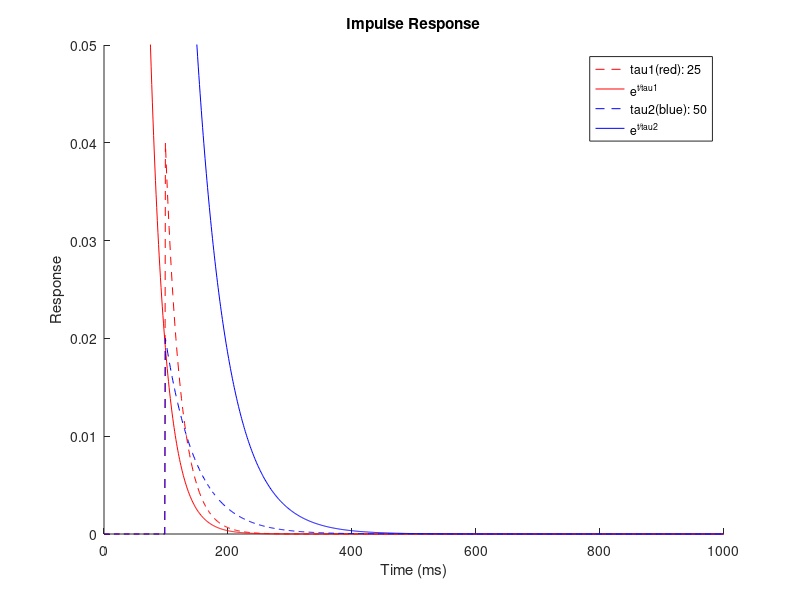
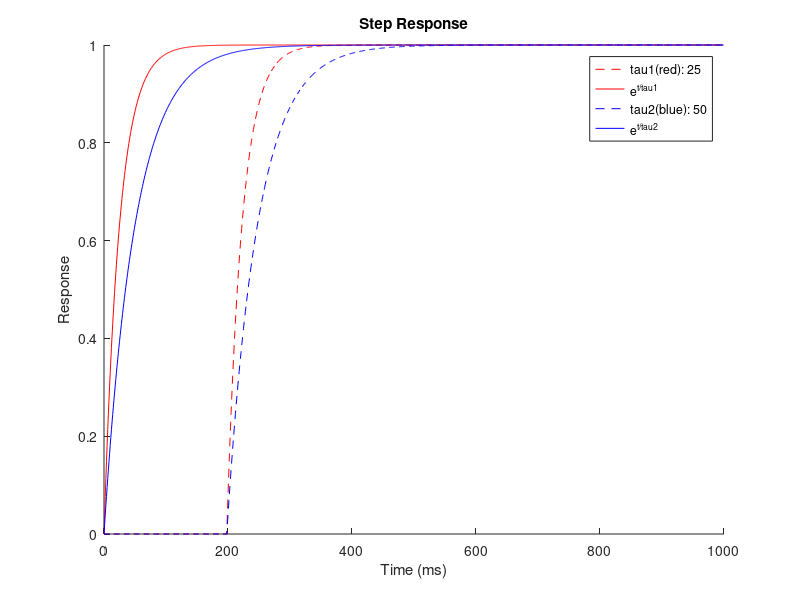
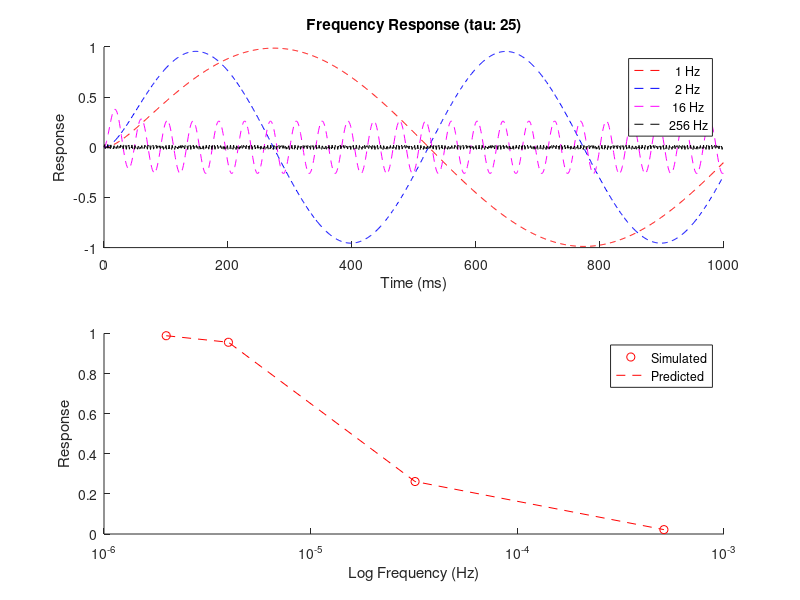
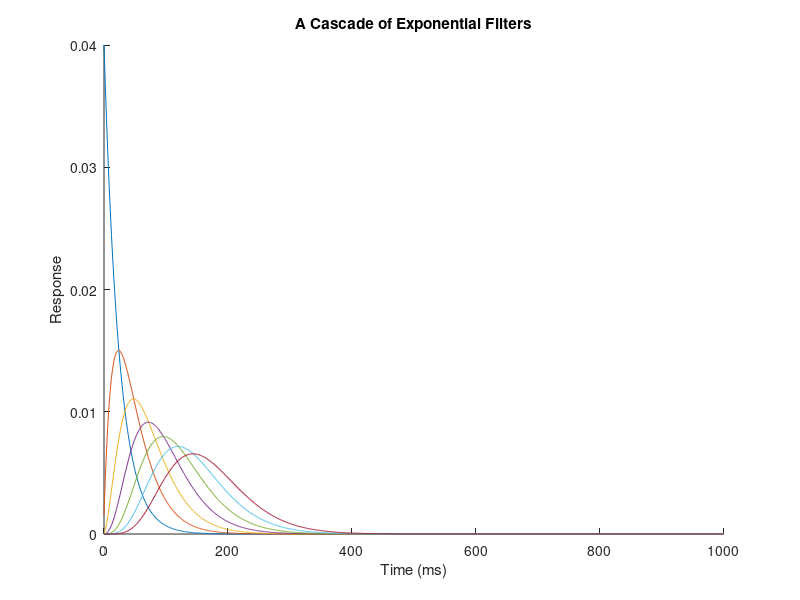

These figures' MATLAB source, in order: (Note: this script raises an error after producing the figures.)
addpath('../motionTutorial/')
addpath('../motionTutorial/pyrTools/')
addpath('../motionTutorial/pyrTools/MEX/')

close all;

%% 1: Recursive Temporal Filter
deltaT = 1; % ms
duration = 1000; % ms
t = [0:deltaT:duration-deltaT];

%% 1.a Impulse Response
x = zeros(size(t));
x(100)=1;


y1=0;
y1Save = zeros(size(t));
tau1 = 25; % ms
for tt = 1:length(t)
  deltaY1 = (deltaT/tau1) * (-y1 + x(tt));
  y1 = y1 + deltaY1;
  y1Save(tt) = y1;
end
yf1 = exp(-(t)./tau1);

%for tau2 = 1:5:800
y2=0;
y2Save = zeros(size(t));
tau2 = 50; % ms
for tt = 1:length(t)
  deltaY2 = (deltaT/tau2) * (-y2 + x(tt));
  y2 = y2 + deltaY2;
  y2Save(tt) = y2;
end
yf2 = exp(-(t)./tau2);

figure(1);hold on;
plot(t, y1Save, 'r--');
plot(t, yf1, 'r-');
plot(t, y2Save, 'b--');
plot(t, yf2, 'b-');
ylim([0 0.05]);
xlabel('Time (ms)'); ylabel('Response');title('Impulse Response')
legend(sprintf('tau1(red): %d', tau1), 'e^{t/tau1}', sprintf('tau2(blue): %d', tau2), 'e^{t/tau2}');
hold off
%pause
%close
%end

%% 1.b Step Response
x = zeros(size(t));
x(200:end)=1;


y1=0;
y1Save = zeros(size(t));
tau1 = 25; % ms
for tt = 1:length(t)
  deltaY1 = (deltaT/tau1) * (-y1 + x(tt));
  y1 = y1 + deltaY1;
  y1Save(tt) = y1;
end
yf1 = 1-exp(-t./tau1);


y2=0;
y2Save = zeros(size(t));
tau2 = 50; % ms
for tt = 1:length(t)
  deltaY2 = (deltaT/tau2) * (-y2 + x(tt));
  y2 = y2 + deltaY2;
  y2Save(tt) = y2;
end
yf2 = 1-exp(-(t)./tau2);

figure(2);hold on;
plot(t, y1Save, 'r--');
plot(t, yf1, 'r-');
plot(t, y2Save, 'b--');
plot(t, yf2, 'b-');
% ylim([0 0.05]);
xlabel('Time (ms)'); ylabel('Response');title('Step Response')
legend(sprintf('tau1(red): %d', tau1), 'e^{t/tau1}', sprintf('tau2(blue): %d', tau2), 'e^{t/tau2}');
hold off


%% 1.c Frequency Response

%for tau1=1:50:5000
w1 = 2^0/length(t);
w2 = 2^1/length(t);
w3 = 2^4/length(t);
w4 = 2^8/length(t);

x1 = sin(2*pi*w1*t);
x2 = sin(2*pi*w2*t);
x3 = sin(3*pi*w3*t);
x4 = sin(3*pi*w4*t);

y1=0;
y2=0;
y3=0;
y4=0;

y1Save = zeros(size(t));
y2Save = zeros(size(t));
y3Save = zeros(size(t));
y4Save = zeros(size(t));

tau1 = 25; % ms
tau = tau1;


for tt = 1:length(t)
  deltaY1 = (deltaT/tau) * (-y1 + x1(tt));
  deltaY2 = (deltaT/tau) * (-y2 + x2(tt));
  deltaY3 = (deltaT/tau) * (-y3 + x3(tt));
  deltaY4 = (deltaT/tau) * (-y4 + x4(tt));

  y1 = y1 + deltaY1;
  y2 = y2 + deltaY2;
  y3 = y3 + deltaY3;
  y4 = y4 + deltaY4;

  y1Save(tt) = y1;
  y2Save(tt) = y2;
  y3Save(tt) = y3;
  y4Save(tt) = y4;
end
Y = [y1Save; y2Save; y3Save; y4Save]';

x = zeros(size(t));
x(1) = 1;
y0=0;
y0Save = zeros(size(t));
tau1 = 25; % ms
for tt = 1:length(t)
  deltaY0 = (deltaT/tau1) * (-y0 + x(tt));
  y0 = y0 + deltaY0;
  y0Save(tt) = y0;
end
impulseResponse = y0Save;

disp('Freqeuncies (Hz):')
disp(1000*[w1 w2 w3 w4]);


disp('Simulated amplitudes:')
disp(max(Y(200:end,:)));

disp('Predicted amplitudes:')
% amplitude[y^(w)] = amplitude[d^d(w)] x amplitude[x^(w)]I
max(abs(fft(impulseResponse).*fft(y1Save)));

% this is wrong! produces exact same result as this one since
% fft(impulseReponse) does not change much of the peak, hence max()
%amp = 2*max(abs(repmat(fft(impulseResponse)',1,4).*[fft(y1Save)' fft(y2Save)' fft(y3Save)' fft(y4Save)']))./length(t)

amp = 2*max(abs([fft(y1Save)' fft(y2Save)' fft(y3Save)' fft(y4Save)']))./length(t);

disp('Phase:')
phase = pi/2 + 0


figure(3);
subplot(2,1,1);hold on;
plot(t, y1Save, 'r--');
plot(t, y2Save, 'b--');
plot(t, y3Save, 'm--');
plot(t, y4Save, 'k--');
hold off
xlabel('Time (ms)');  ylabel('Response');title(sprintf('Frequency Response (tau: %d)', tau1));
legend(cellstr([num2str(1e3*[w1 w2 w3 w4]') repmat(' Hz',4,1)]))


subplot(2,1,2); hold on
freq = 2*[w1 w2 w3 w4]/length(t);
semilogx(freq, max(Y(200:end,:)), 'ro');
semilogx(freq, amp, 'r--');
xlabel('Log Frequency (Hz)');  ylabel('Response');
legend('Simulated', 'Predicted')
hold off

%hold off
%pause
%close
%end

%% 2: Exponential Low Pass Filter
clear;

deltaT = 1; % ms
duration = 1000; % ms
t = [0:deltaT:duration-deltaT];
tau = 25; % ms

x = zeros(size(t));
x(1)=1;
y1 = 0;
y2 = 0;
y3 = 0;
y4 = 0;
y5 = 0;
y6 = 0;
y7 = 0;


y1Save = zeros(size(t));
y2Save = zeros(size(t));
y3Save = zeros(size(t));
y4Save = zeros(size(t));
y5Save = zeros(size(t));
y6Save = zeros(size(t));
y7Save = zeros(size(t));
f1Save = zeros(size(t));
f2Save = zeros(size(t));
for tt = 1:length(t)
  deltaY1 = (deltaT / tau) * (-y1 + x(tt));
  y1 = y1 + deltaY1;
  deltaY2 = (deltaT / tau) * (-y2 + y1);
  y2 = y2 + deltaY2;
  deltaY3 = (deltaT / tau) * (-y3 + y2);
  y3 = y3 + deltaY3;
  deltaY4 = (deltaT / tau) * (-y4 + y3);
  y4 = y4 + deltaY4;
  deltaY5 = (deltaT / tau) * (-y5 + y4);
  y5 = y5 + deltaY5;
  deltaY6 = (deltaT / tau) * (-y6 + y5);
  y6 = y6 + deltaY6;
  deltaY7 = (deltaT / tau) * (-y7 + y6);
  y7 = y7 + deltaY7;

  y1Save(tt) = y1;
  y2Save(tt) = y2;
  y3Save(tt) = y3;
  y4Save(tt) = y4;
  y5Save(tt) = y5;
  y6Save(tt) = y6;
  y7Save(tt) = y7;

  f1 = y3-y5;
  f2 = y5-y7;

  f1Save(tt) = f1;
  f2Save(tt) = f2;

end

figure(4);hold on;
plot(t, y1Save);
plot(t, y2Save);
plot(t, y3Save);
plot(t, y4Save);
plot(t, y5Save);
plot(t, y6Save);
plot(t, y7Save);
xlabel('Time (ms)');  ylabel('Response');title('A Cascade of Exponential Filters')
hold off

figure(5);hold on;
plot(t, f1Save);
plot(t, f2Save);
xlabel('Time (ms)');  ylabel('Response');title('A Cascade of Exponential Low-Pass Filters')
hold off


%% 3: Space-time filters and motion energy filters
clear;

% deltaT = 1; % ms
% deltaX = 1/200; %deg, 30 sec of arc, cone spacing in the retina

deltaT = 10; % ms
deltaX = 0.05; %deg, 30 sec of arc, cone spacing in the retina


duration = 1000; % ms
t = [0:deltaT:duration-deltaT];
tau = 25; % ms

% 3-D stimulus array (x,y,t)
rangeX = -2:deltaX:2;
XT = [zeros(length(t)-length(rangeX), length(rangeX));eye(length(rangeX))]; % x-t image
x = repmat(XT, [1 1 length(rangeX)]);
x = permute(x, [2 3 1]);
figure(101);
subplot(1,2,1);showIm(permute(x(:,1,:), [3 1 2]));xlabel('x-t slice of the input (y=1)');
subplot(1,2,2);showIm(permute(x(:,:,60), [2 1 3]));xlabel('x-y slice of the input (t=60)');
% print -dpng -r300 Q3InputStim.png

% make gabors
% [xx, yy] = meshgrid(rangeX, rangeX);
sigma = 0.1;
w = 4;
pixPerDeg = length(rangeX)/range(rangeX);

verOdd  = mkSine(length(rangeX), pixPerDeg/w, 0,    1, 0).*mkGaussian(length(rangeX),    (sigma*pixPerDeg)^2);
horOdd  = mkSine(length(rangeX), pixPerDeg/w, pi/2, 1, 0).*mkGaussian(length(rangeX),    (sigma*pixPerDeg)^2);
verEven = mkSine(length(rangeX), pixPerDeg/w, 0,    1, pi/2).*mkGaussian(length(rangeX), (sigma*pixPerDeg)^2);
horEven = mkSine(length(rangeX), pixPerDeg/w, pi/2, 1, pi/2).*mkGaussian(length(rangeX), (sigma*pixPerDeg)^2);

figure(6);
subplot(2,2,1);showIm(horOdd);ylabel('Odd Phase');set(get(gca,'Ylabel'),'Visible','on')
subplot(2,2,2);showIm(verOdd);
subplot(2,2,3);showIm(horEven);ylabel('Even Phase');xlabel('Horizontal');set(get(gca,'Ylabel'),'Visible','on')
subplot(2,2,4);showIm(verEven);xlabel('Vertical');
% print -dpng -r300 Q3GaborFilters.png



% init values
y1 = zeros(length(rangeX));
y2 = zeros(length(rangeX));
y3 = zeros(length(rangeX));
y4 = zeros(length(rangeX));
y5 = zeros(length(rangeX));
y6 = zeros(length(rangeX));
y7 = zeros(length(rangeX));

% containers
horOddFast  = zeros(size(x));
horEvenFast = zeros(size(x));
verOddFast  = zeros(size(x));
verEvenFast = zeros(size(x));
horOddSlow  = zeros(size(x));
horEvenSlow = zeros(size(x));
verOddSlow  = zeros(size(x));
verEvenSlow = zeros(size(x));

%f1Save = zeros(size(x));
%f2Save = zeros(size(x));

for tt = 1:length(t)
  deltaY1 = (deltaT / tau) * (-y1 + x(:,:,tt));
  y1 = y1 + deltaY1;
  deltaY2 = (deltaT / tau) * (-y2 + y1);
  y2 = y2 + deltaY2;
  deltaY3 = (deltaT / tau) * (-y3 + y2);
  y3 = y3 + deltaY3;
  deltaY4 = (deltaT / tau) * (-y4 + y3);
  y4 = y4 + deltaY4;
  deltaY5 = (deltaT / tau) * (-y5 + y4);
  y5 = y5 + deltaY5;
  deltaY6 = (deltaT / tau) * (-y6 + y5);
  y6 = y6 + deltaY6;
  deltaY7 = (deltaT / tau) * (-y7 + y6);
  y7 = y7 + deltaY7;

  %y1Save(tt) = y1;
  %y2Save(tt) = y2;
  %y3Save(tt) = y3;
  %y4Save(tt) = y4;
  %y5Save(tt) = y5;
  %y6Save(tt) = y6;
  %y7Save(tt) = y7;

  f1 = y3-y5;
  f2 = y5-y7;

  %f1Save(:,:,tt) = f1;
  %f2Save(:,:,tt) = f2;

  horOddFast(:,  :, tt) = conv2(horOdd,  f1, 'same');
  horEvenFast(:, :, tt) = conv2(horEven, f1, 'same');
  verOddFast(:,  :, tt) = conv2(verOdd,  f1, 'same');
  verEvenFast(:, :, tt) = conv2(verEven, f1, 'same');
  horOddSlow(:,  :, tt) = conv2(horOdd,  f2, 'same');
  horEvenSlow(:, :, tt) = conv2(horEven, f2, 'same');
  verOddSlow(:,  :, tt) = conv2(verOdd,  f2, 'same');
  verEvenSlow(:, :, tt) = conv2(verEven, f2, 'same');

end



%% 3.a x-t slices of the impulse response for 4 filters that prefer vertical
figure(7);
subplot(2, 2, 1);showIm(permute(verOddFast(:,  1, :), [3 1 2]));ylabel('Odd Phase');set(get(gca,'Ylabel'), 'Visible', 'on')
subplot(2, 2, 2);showIm(permute(verOddSlow(:,  1, :), [3 1 2]));
subplot(2, 2, 3);showIm(permute(verEvenFast(:, 1, :), [3 1 2]));ylabel('Even Phase');xlabel('Fast');set(get(gca, 'Ylabel'), 'Visible', 'on')
subplot(2, 2, 4);showIm(permute(verEvenSlow(:, 1, :), [3 1 2]));xlabel('Slow');
% print -dpng -r300 Q3avertical.png

% figure;
% subplot(2, 2, 1);showIm(permute(horOddFast(:,  1, :), [3 1 2]));ylabel('Odd Phase');set(get(gca,'Ylabel'), 'Visible', 'on')
% subplot(2, 2, 2);showIm(permute(horOddSlow(:,  1, :), [3 1 2]));
% subplot(2, 2, 3);showIm(permute(horEvenFast(:, 1, :), [3 1 2]));ylabel('Even Phase');xlabel('Fast');set(get(gca, 'Ylabel'), 'Visible', 'on')
% subplot(2, 2, 4);showIm(permute(horEvenSlow(:, 1, :), [3 1 2]));xlabel('Slow');



%% 3.b x-t slices of the impulse response for 2 left and 2 right
leftEven  = horOddFast  + horEvenSlow;
leftOdd   = -horOddSlow + horEvenFast;
rightEven = -horOddFast + horEvenSlow;
rightOdd  = horOddSlow  + horEvenFast;
upEven    = verOddFast  + verEvenSlow;
upOdd     = -verOddSlow + verEvenFast;
downEven  = -verOddFast + verEvenSlow;
downOdd   = verOddSlow  + verEvenFast;

figure(8);
subplot(2, 2, 1);showIm(permute(leftOdd(:,   1, :), [3 1 2]));ylabel('Odd Phase');set(get(gca,'Ylabel'), 'Visible', 'on')
subplot(2, 2, 2);showIm(permute(rightOdd(:,  1, :), [3 1 2]));
subplot(2, 2, 3);showIm(permute(leftEven(:, 1, :), [3 1 2]));ylabel('Even Phase');xlabel('Left');set(get(gca, 'Ylabel'), 'Visible', 'on')
subplot(2, 2, 4);showIm(permute(rightEven(:, 1, :), [3 1 2]));xlabel('Right');
% print -dpng -r300 Q3bLeftRight.png


%% 3.c x-t slices of the impulse response of the energy response
leftEnergy  = leftEven.^2  + leftOdd.^2;
rightEnergy = rightEven.^2 + rightOdd.^2;
upEnergy    = upEven.^2    + upOdd.^2;
downEnergy  = downEven.^2  + downOdd.^2;

figure(9);
subplot(1, 4, 1);showIm(permute(leftEnergy(:,  1, :), [3 1 2]));xlabel('Left');
subplot(1, 4, 2);showIm(permute(rightEnergy(:, 1, :), [3 1 2]));xlabel('Right');
subplot(1, 4, 3);showIm(permute(upEnergy(:,    1, :), [3 1 2]));xlabel('Up');
subplot(1, 4, 4);showIm(permute(downEnergy(:,  1, :), [3 1 2]));xlabel('Down');
% print -dpng -r300 Q3cEnergy.png


%% 3.d drifting sinosoid stimuli

% create drifting gabors
v = 80; % 8Hz
leftX = zeros(size(x));
for tt = 1:length(t)
  leftX(:,:,tt) = mkSine(length(rangeX), pixPerDeg/w, 0, 1, -2*pi*tt/v).*mkGaussian(length(rangeX), (sigma*pixPerDeg)^2);
%   showIm(leftX(:,:,tt));
%   pause
end
downX = rot90(leftX);
rightX = rot90(downX);
upX = rot90(rightX);

% run the Q3.a-c simulation above for each gabor
stim = {leftX, rightX, upX, downX};
for iStim = 1:numel(stim)
  x = stim{iStim};


  % init values
  y1 = zeros(length(rangeX));
  y2 = zeros(length(rangeX));
  y3 = zeros(length(rangeX));
  y4 = zeros(length(rangeX));
  y5 = zeros(length(rangeX));
  y6 = zeros(length(rangeX));
  y7 = zeros(length(rangeX));

  % containers
  horOddFast  = zeros(size(x));
  horEvenFast = zeros(size(x));
  verOddFast  = zeros(size(x));
  verEvenFast = zeros(size(x));
  horOddSlow  = zeros(size(x));
  horEvenSlow = zeros(size(x));
  verOddSlow  = zeros(size(x));
  verEvenSlow = zeros(size(x));

  for tt = 1:length(t)
    deltaY1 = (deltaT / tau) * (-y1 + x(:,:,tt));
    y1 = y1 + deltaY1;
    deltaY2 = (deltaT / tau) * (-y2 + y1);
    y2 = y2 + deltaY2;
    deltaY3 = (deltaT / tau) * (-y3 + y2);
    y3 = y3 + deltaY3;
    deltaY4 = (deltaT / tau) * (-y4 + y3);
    y4 = y4 + deltaY4;
    deltaY5 = (deltaT / tau) * (-y5 + y4);
    y5 = y5 + deltaY5;
    deltaY6 = (deltaT / tau) * (-y6 + y5);
    y6 = y6 + deltaY6;
    deltaY7 = (deltaT / tau) * (-y7 + y6);
    y7 = y7 + deltaY7;


    f1 = y3-y5;
    f2 = y5-y7;

    horOddFast(:,  :, tt) = conv2(horOdd,  f1, 'valid');
    horEvenFast(:, :, tt) = conv2(horEven, f1, 'valid');
    verOddFast(:,  :, tt) = conv2(verOdd,  f1, 'valid');
    verEvenFast(:, :, tt) = conv2(verEven, f1, 'valid');
    horOddSlow(:,  :, tt) = conv2(horOdd,  f2, 'valid');
    horEvenSlow(:, :, tt) = conv2(horEven, f2, 'valid');
    verOddSlow(:,  :, tt) = conv2(verOdd,  f2, 'valid');
    verEvenSlow(:, :, tt) = conv2(verEven, f2, 'valid');

  end

  leftEven  = horOddFast  + horEvenSlow;
  leftOdd   = -horOddSlow + horEvenFast;
  rightEven = -horOddFast + horEvenSlow;
  rightOdd  = horOddSlow  + horEvenFast;
  upEven    = verOddFast  + verEvenSlow;
  upOdd     = -verOddSlow + verEvenFast;
  downEven  = -verOddFast + verEvenSlow;
  downOdd   = verOddSlow  + verEvenFast;

  leftEnergy  = leftEven.^2  + leftOdd.^2;
  rightEnergy = rightEven.^2 + rightOdd.^2;
  upEnergy    = upEven.^2    + upOdd.^2;
  downEnergy  = downEven.^2  + downOdd.^2;

  figure(9 + iStim);
  subplot(4, 1, 1)
  hold on
  plot(squeeze(leftOdd(   floor(end/2), floor(end/2), :)));
  plot(squeeze(leftEven(  floor(end/2), floor(end/2), :)));
  plot(squeeze(leftEnergy(floor(end/2), floor(end/2), :)));
  hold off
  xlabel('Left');
  legend('Odd', 'Even', 'Energy');

  subplot(4, 1, 2)
  hold on
  plot(squeeze(rightOdd(   floor(end/2), floor(end/2), :)));
  plot(squeeze(rightEven(  floor(end/2), floor(end/2), :)));
  plot(squeeze(rightEnergy(floor(end/2), floor(end/2), :)));
  hold off
  xlabel('Right');
  legend('Odd', 'Even', 'Energy');

  subplot(4, 1, 3)
  hold on
  plot(squeeze(upOdd(   floor(end/2), floor(end/2), :)));
  plot(squeeze(upEven(  floor(end/2), floor(end/2), :)));
  plot(squeeze(upEnergy(floor(end/2), floor(end/2), :)));
  hold off
  xlabel('Up');
  legend('Odd', 'Even', 'Energy');

  subplot(4, 1, 4)
  hold on
  plot(squeeze(downOdd(   floor(end/2), floor(end/2), :)));
  plot(squeeze(downEven(  floor(end/2), floor(end/2), :)));
  plot(squeeze(downEnergy(floor(end/2), floor(end/2), :)));
  hold off
  xlabel('Down');
  legend('Odd', 'Even', 'Energy');
  % print -dpng -r300 Q3cEnergy.png


end

%% 4.a Normalization, contrast
clear

deltaContrast = 0.1;
contrasts = 10.^([-1:deltaContrast:0]);

deltaT = 10; % ms
deltaX = 0.05; %deg, 30 sec of arc, cone spacing in the retina
% deltaT = 1; % ms
% deltaX = 1/200; %deg, 30 sec of arc, cone spacing in the retina

duration = 1000; % ms
t = [0:deltaT:duration-deltaT];
tau = 25; % ms

% ignore first 300 ms
ignoreTimeBlock = 300;
validT = [floor((ignoreTimeBlock/duration) * length(t)):length(t)];

% 3-D stimulus array (x,y,t)
rangeX = -2:deltaX:2;
x = zeros(length(rangeX), length(rangeX), length(t));

% make gabors
sigma = 0.1;
w = 4;
pixPerDeg = length(rangeX)/range(rangeX);

verOdd  = mkSine(length(rangeX), pixPerDeg/w, 0,    1, 0).*mkGaussian(length(rangeX),    (sigma*pixPerDeg)^2);
horOdd  = mkSine(length(rangeX), pixPerDeg/w, pi/2, 1, 0).*mkGaussian(length(rangeX),    (sigma*pixPerDeg)^2);
verEven = mkSine(length(rangeX), pixPerDeg/w, 0,    1, pi/2).*mkGaussian(length(rangeX), (sigma*pixPerDeg)^2);
horEven = mkSine(length(rangeX), pixPerDeg/w, pi/2, 1, pi/2).*mkGaussian(length(rangeX), (sigma*pixPerDeg)^2);


% create drifting gabors at different contrasts
v = 80; % 8Hz
stim = cell(1, length(contrasts));
for iContrast = 1:length(contrasts)
rightX = zeros(size(x));
for tt = 1:length(t)
  rightX(:,:,tt) = mkSine(length(rangeX), pixPerDeg/w, 0, contrasts(iContrast), -2*pi*tt/v).*mkGaussian(length(rangeX), (sigma*pixPerDeg)^2);
  %showIm(rightX(:,:,tt));
  %pause
end
stim{iContrast} = rightX;
end


% run the Q3.a-c simulation above for each gabor
centralLRUDEnergyNorm = NaN(length(stim), 4);
for iStim = 1:numel(stim)
  x = stim{iStim};


  % init values
  y1 = zeros(length(rangeX));
  y2 = zeros(length(rangeX));
  y3 = zeros(length(rangeX));
  y4 = zeros(length(rangeX));
  y5 = zeros(length(rangeX));
  y6 = zeros(length(rangeX));
  y7 = zeros(length(rangeX));

  % containers
  horOddFast  = zeros(size(x));
  horEvenFast = zeros(size(x));
  verOddFast  = zeros(size(x));
  verEvenFast = zeros(size(x));
  horOddSlow  = zeros(size(x));
  horEvenSlow = zeros(size(x));
  verOddSlow  = zeros(size(x));
  verEvenSlow = zeros(size(x));

  for tt = 1:length(t)
    deltaY1 = (deltaT / tau) * (-y1 + x(:,:,tt));
    y1 = y1 + deltaY1;
    deltaY2 = (deltaT / tau) * (-y2 + y1);
    y2 = y2 + deltaY2;
    deltaY3 = (deltaT / tau) * (-y3 + y2);
    y3 = y3 + deltaY3;
    deltaY4 = (deltaT / tau) * (-y4 + y3);
    y4 = y4 + deltaY4;
    deltaY5 = (deltaT / tau) * (-y5 + y4);
    y5 = y5 + deltaY5;
    deltaY6 = (deltaT / tau) * (-y6 + y5);
    y6 = y6 + deltaY6;
    deltaY7 = (deltaT / tau) * (-y7 + y6);
    y7 = y7 + deltaY7;


    f1 = y3-y5;
    f2 = y5-y7;

    horOddFast(:,  :, tt) = conv2(horOdd,  f1, 'valid');
    horEvenFast(:, :, tt) = conv2(horEven, f1, 'valid');
    verOddFast(:,  :, tt) = conv2(verOdd,  f1, 'valid');
    verEvenFast(:, :, tt) = conv2(verEven, f1, 'valid');
    horOddSlow(:,  :, tt) = conv2(horOdd,  f2, 'valid');
    horEvenSlow(:, :, tt) = conv2(horEven, f2, 'valid');
    verOddSlow(:,  :, tt) = conv2(verOdd,  f2, 'valid');
    verEvenSlow(:, :, tt) = conv2(verEven, f2, 'valid');

  end

  leftEven  = horOddFast  + horEvenSlow;
  leftOdd   = -horOddSlow + horEvenFast;
  rightEven = -horOddFast + horEvenSlow;
  rightOdd  = horOddSlow  + horEvenFast;
  upEven    = verOddFast  + verEvenSlow;
  upOdd     = -verOddSlow + verEvenFast;
  downEven  = -verOddFast + verEvenSlow;
  downOdd   = verOddSlow  + verEvenFast;

  leftEnergy  = leftEven.^2  + leftOdd.^2;
  rightEnergy = rightEven.^2 + rightOdd.^2;
  upEnergy    = upEven.^2    + upOdd.^2;
  downEnergy  = downEven.^2  + downOdd.^2;

  % Normalization
  sumEnergy = leftEnergy + rightEnergy + upEnergy + downEnergy;
  sigma = std([leftEnergy(:); rightEnergy(:); upEnergy(:); downEnergy(:)]);

  leftEnergyNorm  = leftEnergy ./ (sumEnergy + sigma^2);
  rightEnergyNorm = rightEnergy./ (sumEnergy + sigma^2);
  upEnergyNorm    = upEnergy   ./ (sumEnergy + sigma^2);
  downEnergyNorm  = downEnergy ./ (sumEnergy + sigma^2);


  leftEnergyNorm  = mean(leftEnergyNorm,  3);
  rightEnergyNorm = mean(rightEnergyNorm, 3);
  upEnergyNorm    = mean(upEnergyNorm,    3);
  downEnergyNorm  = mean(downEnergyNorm,  3);

  centralLeftEnergyNorm  = leftEnergyNorm( floor(end/2), floor(end/2));
  centralRightEnergyNorm = rightEnergyNorm(floor(end/2), floor(end/2));
  centralUpEnergyNorm    = upEnergyNorm(   floor(end/2), floor(end/2));
  centralDownEnergyNorm  = downEnergyNorm( floor(end/2), floor(end/2));

  centralLRUDEnergyNorm(iStim, :) = [ ...
    centralLeftEnergyNorm, ...
    centralRightEnergyNorm, ...
    centralUpEnergyNorm, ...
    centralDownEnergyNorm];

end

figure(14);
hold on
semilogx(contrasts, centralLRUDEnergyNorm);
hold off
xlabel('Grating contrast (log)');
ylabel('Normalized energy of the central neuron');
legend('Left', 'Right', 'Up', 'Down');
% print -dpng -r300 Q4aContrast.png



%% 4.b Normalization, cross-orientation

% run the same simulation as above, adding new orientation
clear

deltaContrast = 0.1;
contrast50 = 1-log10(2);
contrasts = 10.^([-1:deltaContrast:contrast50]);

deltaT = 10; % ms
deltaX = 0.05; %deg, 30 sec of arc, cone spacing in the retina
% deltaT = 1; % ms
% deltaX = 1/200; %deg, 30 sec of arc, cone spacing in the retina

duration = 1000; % ms
t = [0:deltaT:duration-deltaT];
tau = 25; % ms

% ignore first 300 ms
ignoreTimeBlock = 300;
validT = [floor((ignoreTimeBlock/duration) * length(t)):length(t)];

% 3-D stimulus array (x,y,t)
rangeX = -2:deltaX:2;
x = zeros(length(rangeX), length(rangeX), length(t));

% make gabors
sigma = 0.1;
w = 4;
pixPerDeg = length(rangeX)/range(rangeX);

verOdd  = mkSine(length(rangeX), pixPerDeg/w, 0,    1, 0).*mkGaussian(length(rangeX),    (sigma*pixPerDeg)^2);
horOdd  = mkSine(length(rangeX), pixPerDeg/w, pi/2, 1, 0).*mkGaussian(length(rangeX),    (sigma*pixPerDeg)^2);
verEven = mkSine(length(rangeX), pixPerDeg/w, 0,    1, pi/2).*mkGaussian(length(rangeX), (sigma*pixPerDeg)^2);
horEven = mkSine(length(rangeX), pixPerDeg/w, pi/2, 1, pi/2).*mkGaussian(length(rangeX), (sigma*pixPerDeg)^2);


% create drifting gabors at different contrasts
v = 80; % 8Hz
stim = cell(1, 2*length(contrasts)); % twice as long, half for cross-oriented
for iContrast = 1:length(contrasts) % only generate for one direction
rightX = zeros(size(x));
for tt = 1:length(t)
  rightX(:,:,tt) = mkSine(length(rangeX), pixPerDeg/w, 0, contrasts(iContrast), -2*pi*tt/v).*mkGaussian(length(rangeX), (sigma*pixPerDeg)^2);
  %showIm(rightX(:,:,tt));
  %pause
end
stim{iContrast} = rightX;
end

% last gabor is at 50% contrast
upX = rot90(rightX);
% fill in the rest
for iContrast = 1:length(contrasts) % cross orientation
  crossX = stim{iContrast} + upX; % add upward motion to the previous ones
  %for tt=1:length(t)
  %showIm(crossX(:,:,tt));
  %pause
  %end
  stim{iContrast+length(contrasts)} = crossX;
end


% run the Q3.a-c simulation above for each gabor
centralLRUDEnergyNorm = NaN(length(stim), 4);
for iStim = 1:numel(stim)
  x = stim{iStim};


  % init values
  y1 = zeros(length(rangeX));
  y2 = zeros(length(rangeX));
  y3 = zeros(length(rangeX));
  y4 = zeros(length(rangeX));
  y5 = zeros(length(rangeX));
  y6 = zeros(length(rangeX));
  y7 = zeros(length(rangeX));

  % containers
  horOddFast  = zeros(size(x));
  horEvenFast = zeros(size(x));
  verOddFast  = zeros(size(x));
  verEvenFast = zeros(size(x));
  horOddSlow  = zeros(size(x));
  horEvenSlow = zeros(size(x));
  verOddSlow  = zeros(size(x));
  verEvenSlow = zeros(size(x));

  for tt = 1:length(t)
    deltaY1 = (deltaT / tau) * (-y1 + x(:,:,tt));
    y1 = y1 + deltaY1;
    deltaY2 = (deltaT / tau) * (-y2 + y1);
    y2 = y2 + deltaY2;
    deltaY3 = (deltaT / tau) * (-y3 + y2);
    y3 = y3 + deltaY3;
    deltaY4 = (deltaT / tau) * (-y4 + y3);
    y4 = y4 + deltaY4;
    deltaY5 = (deltaT / tau) * (-y5 + y4);
    y5 = y5 + deltaY5;
    deltaY6 = (deltaT / tau) * (-y6 + y5);
    y6 = y6 + deltaY6;
    deltaY7 = (deltaT / tau) * (-y7 + y6);
    y7 = y7 + deltaY7;


    f1 = y3-y5;
    f2 = y5-y7;

    horOddFast(:,  :, tt) = conv2(horOdd,  f1, 'valid');
    horEvenFast(:, :, tt) = conv2(horEven, f1, 'valid');
    verOddFast(:,  :, tt) = conv2(verOdd,  f1, 'valid');
    verEvenFast(:, :, tt) = conv2(verEven, f1, 'valid');
    horOddSlow(:,  :, tt) = conv2(horOdd,  f2, 'valid');
    horEvenSlow(:, :, tt) = conv2(horEven, f2, 'valid');
    verOddSlow(:,  :, tt) = conv2(verOdd,  f2, 'valid');
    verEvenSlow(:, :, tt) = conv2(verEven, f2, 'valid');

  end

  leftEven  = horOddFast  + horEvenSlow;
  leftOdd   = -horOddSlow + horEvenFast;
  rightEven = -horOddFast + horEvenSlow;
  rightOdd  = horOddSlow  + horEvenFast;
  upEven    = verOddFast  + verEvenSlow;
  upOdd     = -verOddSlow + verEvenFast;
  downEven  = -verOddFast + verEvenSlow;
  downOdd   = verOddSlow  + verEvenFast;

  leftEnergy  = leftEven.^2  + leftOdd.^2;
  rightEnergy = rightEven.^2 + rightOdd.^2;
  upEnergy    = upEven.^2    + upOdd.^2;
  downEnergy  = downEven.^2  + downOdd.^2;

  % Normalization
  sumEnergy = leftEnergy + rightEnergy + upEnergy + downEnergy;
  sigma = std([leftEnergy(:); rightEnergy(:); upEnergy(:); downEnergy(:)]);

  leftEnergyNorm  = leftEnergy ./ (sumEnergy + sigma^2);
  rightEnergyNorm = rightEnergy./ (sumEnergy + sigma^2);
  upEnergyNorm    = upEnergy   ./ (sumEnergy + sigma^2);
  downEnergyNorm  = downEnergy ./ (sumEnergy + sigma^2);


  leftEnergyNorm  = mean(leftEnergyNorm,  3);
  rightEnergyNorm = mean(rightEnergyNorm, 3);
  upEnergyNorm    = mean(upEnergyNorm,    3);
  downEnergyNorm  = mean(downEnergyNorm,  3);

  centralLeftEnergyNorm  = leftEnergyNorm( floor(end/2), floor(end/2));
  centralRightEnergyNorm = rightEnergyNorm(floor(end/2), floor(end/2));
  centralUpEnergyNorm    = upEnergyNorm(   floor(end/2), floor(end/2));
  centralDownEnergyNorm  = downEnergyNorm( floor(end/2), floor(end/2));

  centralLRUDEnergyNorm(iStim, :) = [ ...
    centralLeftEnergyNorm, ...
    centralRightEnergyNorm, ...
    centralUpEnergyNorm, ...
    centralDownEnergyNorm];

end

% [single orientation, cross orientation]
centralLRUDEnergyNorm = [centralLRUDEnergyNorm(1:end/2,:) centralLRUDEnergyNorm(1+end/2:end,:)];

figure(15);
subplot(4, 1, 1)
hold on
semilogx(contrasts, centralLRUDEnergyNorm(:,[1 4+1]));
hold off
title('Normalized energy of the central neuron');
%xlabel('Grating contrast (log)');
ylabel('Left');
legend('rightward grating', 'rightward+upward grating');

subplot(4, 1, 2)
hold on
semilogx(contrasts, centralLRUDEnergyNorm(:,[2 4+2]));
hold off
%title('Normalized energy of the central neuron');
%xlabel('Grating contrast (log)');
ylabel('Right');
%legend('rightward grating', 'rightward+upward grating');

subplot(4, 1, 3)
hold on
semilogx(contrasts, centralLRUDEnergyNorm(:,[3 4+3]));
hold off
%title('Normalized energy of the central neuron');
%xlabel('Grating contrast (log)');
ylabel('Up');
%legend('rightward grating', 'rightward+upward grating');

subplot(4, 1, 4)
hold on
semilogx(contrasts, centralLRUDEnergyNorm(:,[4 4+4]));
hold off
%title('Normalized energy of the central neuron');
xlabel('Grating contrast (log)');
ylabel('Down');
%legend('rightward grating', 'rightward+upward grating');

% print -dpng -r300 Q4bCross.png